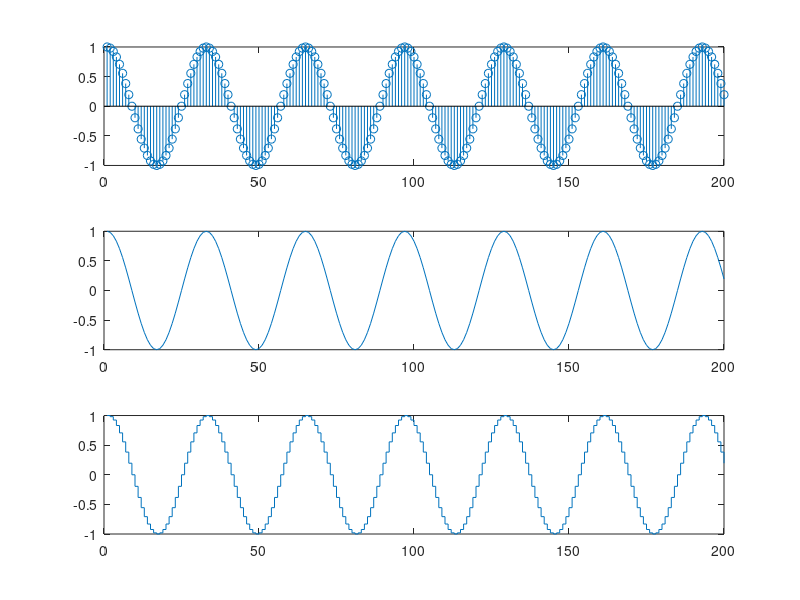

Recreate this plot in MATLAB.
N = 200 ;
n = 0:N-1 ;
x = cos(pi*n/16) ;
figure(2)
subplot(3,1,1), stem(x)
subplot(3,1,2), plot(x)
subplot(3,1,3), stairs(x)